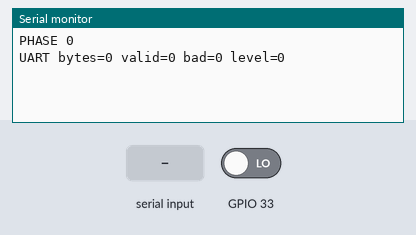
Simulated run of this sketch. Board: ESP32. On the bench: the last lines printed to the serial monitor. The inputs (shaded band) are chosen by the test bench; at power-on: GPIO 33 LOW.

Above: at 1.2 s.
1.3 s: "1" received over the second serial link
At 2.6 s:
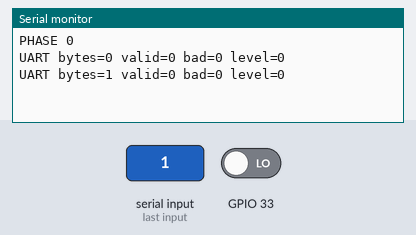
2.8 s: GPIO 33 driven HIGH
At 3.8 s:
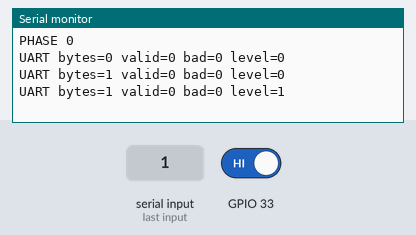
4.3 s: "0" received over the second serial link
At 5.6 s:
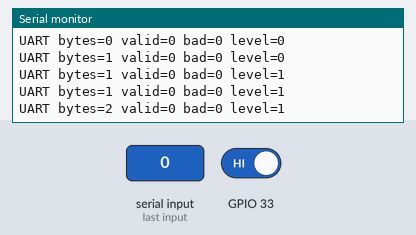
5.8 s: GPIO 33 driven LOW
At 6.6 s:
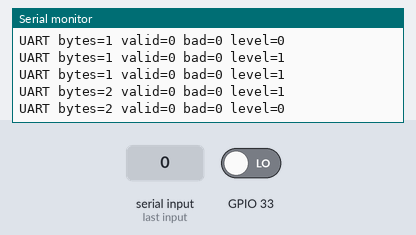
Timing chart, 0 to 8.3 s (numbered marks = the images above; inputs shaded):
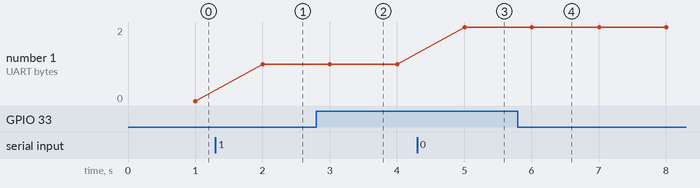

The sketch:

ultrasonic_probe.ino
```cpp
#include <Arduino.h>
HardwareSerial sensor(2);
uint32_t startMs,lastPrint=0,lastTrigger=0;int phase=-1,pos=0;byte buf[4];uint32_t bytesSeen=0,valid=0,bad=0;
void setup(){Serial.begin(460800);pinMode(25,OUTPUT);digitalWrite(25,LOW);pinMode(33,INPUT);startMs=millis();}
void loop(){
 uint32_t elapsed=millis()-startMs;
 int next=elapsed<15000?0:elapsed<35000?1:2;
 if(next!=phase){
  if(phase==0)sensor.end();phase=next;
  if(phase==0)sensor.begin(9600,SERIAL_8N1,33,-1);
  else pinMode(33,INPUT);
  Serial.printf("PHASE %d\n",phase);
 }
 if(phase==0){
  while(sensor.available()){
   byte b=sensor.read();bytesSeen++;if(pos==0&&b!=0xFF)continue;buf[pos++]=b;
   if(pos==4){pos=0;if((byte)(buf[0]+buf[1]+buf[2])==buf[3]){valid++;Serial.printf("UART_MM %u\n",((unsigned)buf[1]<<8)|buf[2]);}else bad++;}
  }
  if(millis()-lastPrint>1000){lastPrint=millis();Serial.printf("UART bytes=%u valid=%u bad=%u level=%d\n",bytesSeen,valid,bad,digitalRead(33));}
 }else if(phase==1&&millis()-lastTrigger>150){
  lastTrigger=millis();digitalWrite(25,LOW);delayMicroseconds(5);digitalWrite(25,HIGH);delayMicroseconds(20);digitalWrite(25,LOW);
  unsigned long us=pulseIn(33,HIGH,40000);Serial.printf("ECHO_US %lu\n",us);
 }else if(phase==2){if(millis()-lastPrint>1000){lastPrint=millis();Serial.println("DONE");}}
 delay(1);
}
```

Measured:
- after the input at 1.3 s, the serial monitor: prints a new line after 0.70 s (image 1)
- after the input at 2.8 s, the serial monitor: prints a new line after 0.20 s (image 2)
- after the input at 4.3 s, the serial monitor: prints a new line after 0.71 s (image 3)
- after the input at 5.8 s, the serial monitor: prints a new line after 0.21 s (image 4)
- plotted number 1: 0 → 1 after the input at 1.3 s, 1 → 2 after the input at 4.3 s
